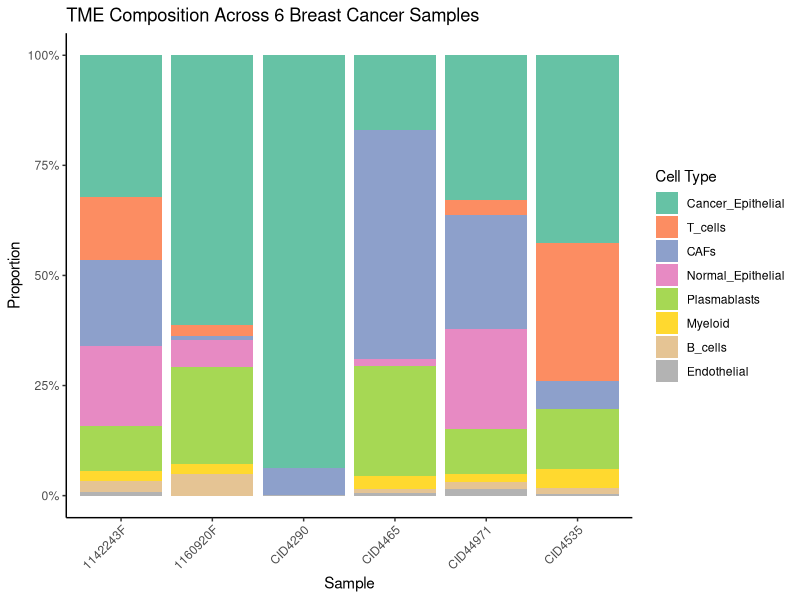
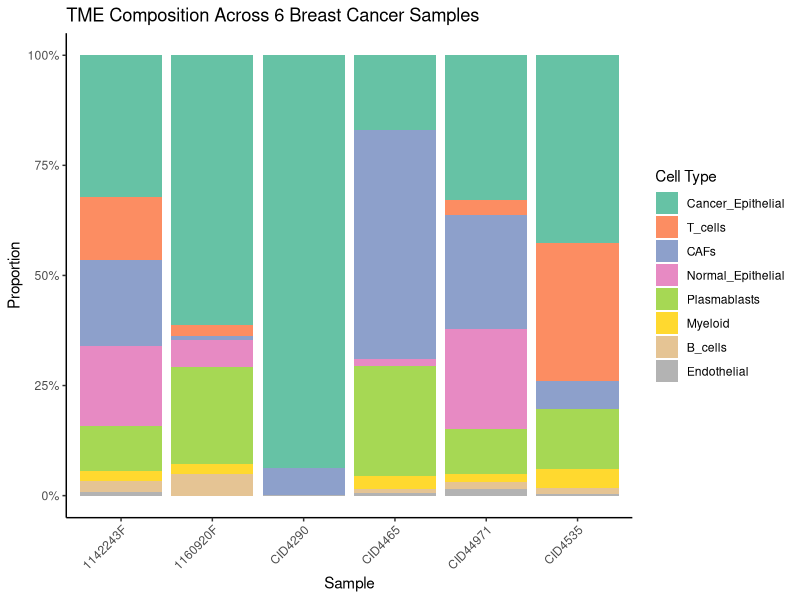
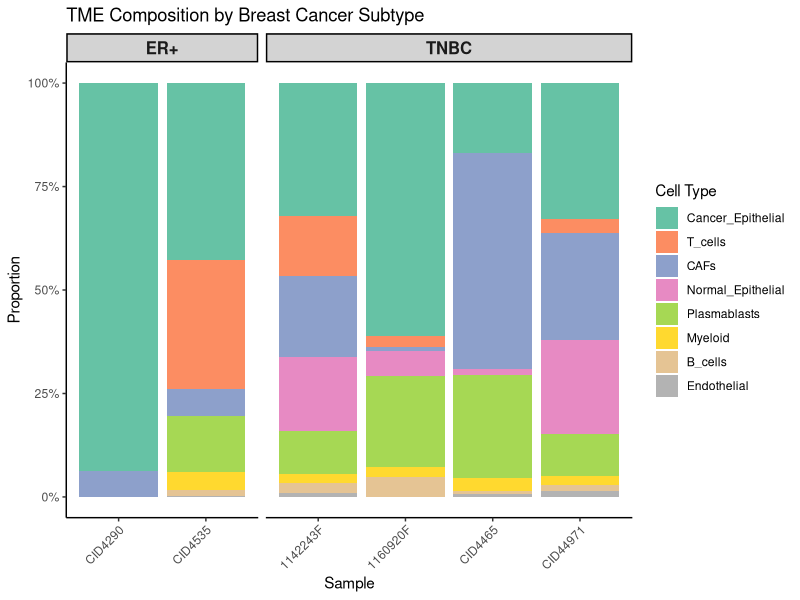

Generate these figures, in order, with R:
# TME comparison graph 

library(reshape2)
library(ggplot2)

# build summary dataframe
tme_summary <- data.frame(
  Sample = c("1142243F", "1160920F", "CID4290", "CID4465", "CID44971", "CID4535"),
  Cancer_Epithelial = c(0.318, 0.611, 0.934, 0.168, 0.319, 0.425),
  T_cells           = c(0.143, 0.027, 0.000, 0.000, 0.032, 0.312),
  CAFs              = c(0.194, 0.008, 0.062, 0.514, 0.250, 0.064),
  Normal_Epithelial = c(0.179, 0.062, 0.000, 0.016, 0.220, 0.000),
  Plasmablasts      = c(0.101, 0.219, 0.000, 0.245, 0.099, 0.134),
  Myeloid           = c(0.023, 0.024, 0.000, 0.031, 0.019, 0.044),
  B_cells           = c(0.024, 0.048, 0.000, 0.007, 0.015, 0.014),
  Endothelial       = c(0.009, 0.000, 0.001, 0.007, 0.014, 0.003)
)

# melt to long format
tme_long <- melt(tme_summary, id.vars = "Sample", 
                 variable.name = "Cell_Type", 
                 value.name = "Score")

# plot

p <- ggplot(tme_long, aes(x = Sample, y = Score, fill = Cell_Type)) +
  geom_bar(stat = "identity", position = "fill") +
  theme_classic() +
  theme(axis.text.x = element_text(angle = 45, hjust = 1)) +
  labs(title = "TME Composition Across 6 Breast Cancer Samples",
       x = "Sample", y = "Proportion", fill = "Cell Type") +
  scale_fill_brewer(palette = "Set2") +
  scale_y_continuous(labels = scales::percent)
p

ggsave("tme_comparison.png", plot = p, width = 10, height = 6, dpi = 300)

# subtypes added
# update tme_summary with subtype
tme_summary$Subtype <- c("TNBC", "TNBC", "ER+", "TNBC", "TNBC", "ER+")

# melt again
tme_long <- melt(tme_summary, id.vars = c("Sample", "Subtype"),
                 variable.name = "Cell_Type",
                 value.name = "Score")

# plot with subtype on x axis
p <- ggplot(tme_long, aes(x = Sample, y = Score, fill = Cell_Type)) +
  geom_bar(stat = "identity", position = "fill") +
  facet_grid(~ Subtype, scales = "free_x", space = "free_x") +
  theme_classic() +
  theme(
    axis.text.x = element_text(angle = 45, hjust = 1),
    strip.background = element_rect(fill = "lightgrey"),
    strip.text = element_text(size = 12, face = "bold")
  ) +
  labs(title = "TME Composition by Breast Cancer Subtype",
       x = "Sample", y = "Proportion", fill = "Cell Type") +
  scale_fill_brewer(palette = "Set2") +
  scale_y_continuous(labels = scales::percent)

ggsave("tme_comparison_subtype.png", plot = p, width = 12, height = 6, dpi = 300)
